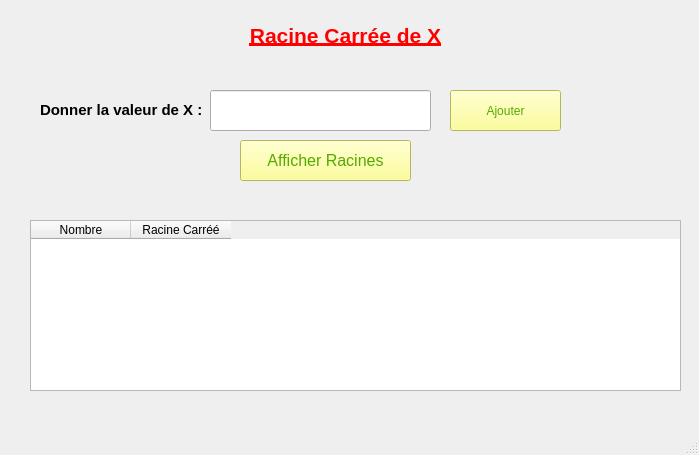
<?xml version="1.0" encoding="UTF-8"?>
<ui version="4.0">
 <class>MainWindow</class>
 <widget class="QMainWindow" name="MainWindow">
  <property name="geometry">
   <rect>
    <x>0</x>
    <y>0</y>
    <width>699</width>
    <height>455</height>
   </rect>
  </property>
  <property name="windowTitle">
   <string>Rayen Sbai</string>
  </property>
  <widget class="QWidget" name="centralwidget">
   <widget class="QLabel" name="label">
    <property name="geometry">
     <rect>
      <x>160</x>
      <y>10</y>
      <width>371</width>
      <height>51</height>
     </rect>
    </property>
    <property name="styleSheet">
     <string notr="true">color: rgb(255, 0, 0);
font: 14pt &quot;Ravie&quot;;</string>
    </property>
    <property name="text">
     <string>&lt;html&gt;&lt;head/&gt;&lt;body&gt;&lt;p align=&quot;center&quot;&gt;&lt;span style=&quot; font-size:16pt; font-weight:600; text-decoration: underline;&quot;&gt;Racine Carrée de X&lt;/span&gt;&lt;/p&gt;&lt;/body&gt;&lt;/html&gt;</string>
    </property>
   </widget>
   <widget class="QLabel" name="label_2">
    <property name="geometry">
     <rect>
      <x>40</x>
      <y>90</y>
      <width>171</width>
      <height>41</height>
     </rect>
    </property>
    <property name="font">
     <font>
      <family>Arial</family>
      <pointsize>12</pointsize>
      <weight>9</weight>
      <italic>false</italic>
      <bold>false</bold>
     </font>
    </property>
    <property name="styleSheet">
     <string notr="true">font: 75 12pt &quot;Arial&quot;;</string>
    </property>
    <property name="text">
     <string>&lt;html&gt;&lt;head/&gt;&lt;body&gt;&lt;p&gt;&lt;span style=&quot; font-size:11pt; font-weight:600;&quot;&gt;Donner la valeur de X :&lt;/span&gt;&lt;/p&gt;&lt;/body&gt;&lt;/html&gt;</string>
    </property>
   </widget>
   <widget class="QLineEdit" name="x">
    <property name="geometry">
     <rect>
      <x>210</x>
      <y>90</y>
      <width>221</width>
      <height>41</height>
     </rect>
    </property>
    <property name="font">
     <font>
      <family>Arial</family>
      <pointsize>10</pointsize>
      <weight>50</weight>
      <italic>false</italic>
      <bold>false</bold>
     </font>
    </property>
    <property name="styleSheet">
     <string notr="true">font: 10pt &quot;Arial&quot;;</string>
    </property>
   </widget>
   <widget class="QPushButton" name="ajout">
    <property name="geometry">
     <rect>
      <x>450</x>
      <y>90</y>
      <width>111</width>
      <height>41</height>
     </rect>
    </property>
    <property name="styleSheet">
     <string notr="true">color: rgb(85, 170, 0);
background-color: rgb(255, 255, 127);
font: 75 12pt &quot;Tahoma&quot;;</string>
    </property>
    <property name="text">
     <string>Ajouter</string>
    </property>
   </widget>
   <widget class="QPushButton" name="affiche">
    <property name="geometry">
     <rect>
      <x>240</x>
      <y>140</y>
      <width>171</width>
      <height>41</height>
     </rect>
    </property>
    <property name="font">
     <font>
      <family>MS Shell Dlg 2</family>
      <pointsize>12</pointsize>
      <weight>9</weight>
      <italic>false</italic>
      <bold>false</bold>
     </font>
    </property>
    <property name="styleSheet">
     <string notr="true">background-color: rgb(255, 255, 127);
font: 75 12pt &quot;MS Shell Dlg 2&quot;;
color: rgb(85, 170, 0);</string>
    </property>
    <property name="text">
     <string>Afficher Racines</string>
    </property>
   </widget>
   <widget class="QTableWidget" name="table">
    <property name="geometry">
     <rect>
      <x>30</x>
      <y>220</y>
      <width>651</width>
      <height>171</height>
     </rect>
    </property>
    <column>
     <property name="text">
      <string>Nombre</string>
     </property>
    </column>
    <column>
     <property name="text">
      <string>Racine Carréé</string>
     </property>
    </column>
   </widget>
  </widget>
  <widget class="QMenuBar" name="menubar">
   <property name="geometry">
    <rect>
     <x>0</x>
     <y>0</y>
     <width>699</width>
     <height>24</height>
    </rect>
   </property>
  </widget>
  <widget class="QStatusBar" name="statusbar"/>
 </widget>
 <resources/>
 <connections/>
</ui>
